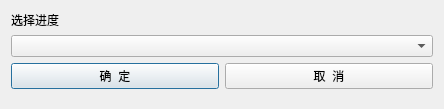
<?xml version="1.0" encoding="UTF-8"?>
<ui version="4.0">
 <class>Dialog</class>
 <widget class="QDialog" name="Dialog">
  <property name="geometry">
   <rect>
    <x>0</x>
    <y>0</y>
    <width>444</width>
    <height>109</height>
   </rect>
  </property>
  <property name="windowTitle">
   <string>选择游戏进度</string>
  </property>
  <layout class="QVBoxLayout" name="verticalLayout_2">
   <item>
    <widget class="QLabel" name="label">
     <property name="sizePolicy">
      <sizepolicy hsizetype="Minimum" vsizetype="Minimum">
       <horstretch>0</horstretch>
       <verstretch>0</verstretch>
      </sizepolicy>
     </property>
     <property name="text">
      <string>选择进度</string>
     </property>
    </widget>
   </item>
   <item>
    <widget class="QComboBox" name="box_select_event"/>
   </item>
   <item>
    <layout class="QHBoxLayout" name="horizontalLayout">
     <item>
      <widget class="QPushButton" name="btn_confirm">
       <property name="text">
        <string>确  定</string>
       </property>
      </widget>
     </item>
     <item>
      <widget class="QPushButton" name="btn_cancle">
       <property name="text">
        <string>取  消</string>
       </property>
      </widget>
     </item>
    </layout>
   </item>
   <item>
    <spacer name="verticalSpacer">
     <property name="orientation">
      <enum>Qt::Vertical</enum>
     </property>
     <property name="sizeHint" stdset="0">
      <size>
       <width>20</width>
       <height>40</height>
      </size>
     </property>
    </spacer>
   </item>
  </layout>
 </widget>
 <resources/>
 <connections/>
</ui>
